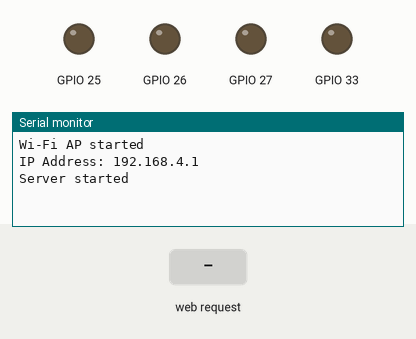
This sketch was run on a simulated ESP32. Parts: output pins drawn as LEDs (lit = HIGH), the last lines printed to the serial monitor. The test bench sets the inputs (shaded band).

Above: at 1.2 s.
1.3 s: HTTP request GET /go_forward received
At 1.9 s:
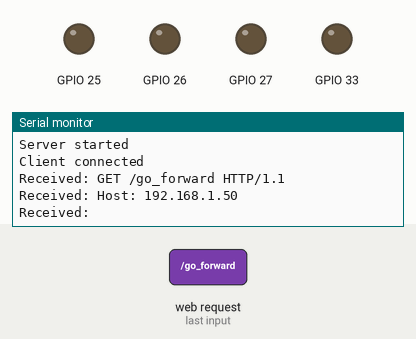
2.8 s: HTTP request GET /go_back received
At 4.0 s:
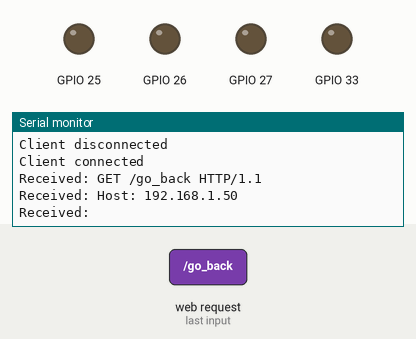
4.3 s: HTTP request GET /go_lf received
At 5.4 s:
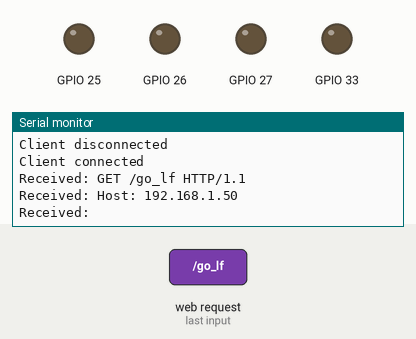

The sketch:

Wifi32.ino
```cpp
#include <WiFi.h>

// === Wi-Fi credentials ===
const char* ssid = "ESP32_AP";       // ESP32 Access Point name
const char* password = "12345678";   // Wi-Fi password

WiFiServer server(80);  // TCP server on port 80

void setup() {
  Serial.begin(115200);

  // Start ESP32 as Access Point
  WiFi.softAP(ssid, password);
  Serial.println("Wi-Fi AP started");
  Serial.print("IP Address: ");
  Serial.println(WiFi.softAPIP());

  server.begin(); // Start TCP server
  Serial.println("Server started");

  // Motor pins
  pinMode(27, OUTPUT);
  pinMode(26, OUTPUT);
  pinMode(25, OUTPUT);
  pinMode(33, OUTPUT);
}

void loop() {
  WiFiClient client = server.available();  // Check for incoming client

  if (client) {
    Serial.println("Client connected");

    while (client.connected()) {
      if (client.available()) {
        String command = client.readStringUntil('\n'); // Read command
        command.trim();
        Serial.println("Received: " + command);

        // === Motor control logic ===
        if (command == "go_forward") {
          digitalWrite(27, HIGH);
          digitalWrite(26, LOW);
          digitalWrite(25, HIGH);
          digitalWrite(33, LOW);
        }
        else if (command == "go_back") {
          digitalWrite(26, HIGH);
          digitalWrite(27, LOW);
          digitalWrite(33, HIGH);
          digitalWrite(25, LOW);
        }
        else if (command == "go_lf") {
          digitalWrite(26, HIGH);
          digitalWrite(27, LOW);
          digitalWrite(25, HIGH);
          digitalWrite(33, LOW);
        }
        else if (command == "go_rf") {
          digitalWrite(27, HIGH);
          digitalWrite(26, LOW);
          digitalWrite(33, HIGH);
          digitalWrite(25, LOW);
        }
        else if (command == "stop") {
          digitalWrite(27, LOW);
          digitalWrite(26, LOW);
          digitalWrite(33, LOW);
          digitalWrite(25, LOW);
        }

        client.println("ACK"); // Send acknowledgment to laptop
      }
    }
    client.stop();
    Serial.println("Client disconnected");
  }
}
```

Measured:
- after the input at 1.3 s, the serial monitor: prints a new line at once (image 1)
- after the input at 2.8 s, the serial monitor: prints a new line at once (image 2)
- after the input at 4.3 s, the serial monitor: prints a new line at once (image 3)
